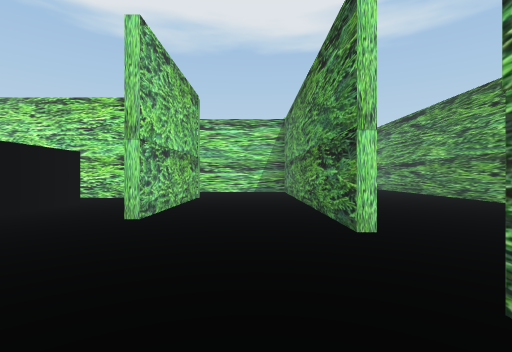
View 1 (above)

12 first-person views from a walk through a Unity game level. The camera is 1.4 m above the floor, looks level and sees 85° across. Doors are open. The floor is counted in squares, 2 m on a side. Each view is taken from the middle of a square. On the plan, view 1 faces up. The plan holds only what a view shows up to about 9 squares ahead; the rest is blank. The place goes on beyond the plan. The player is left out.

View 2
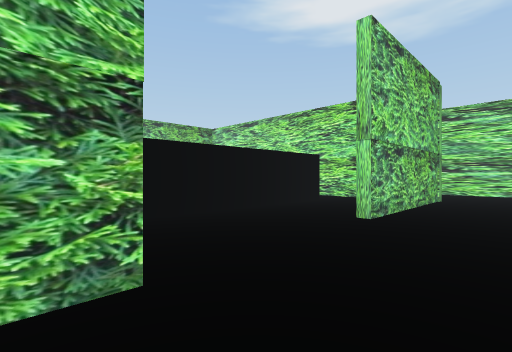

View 3
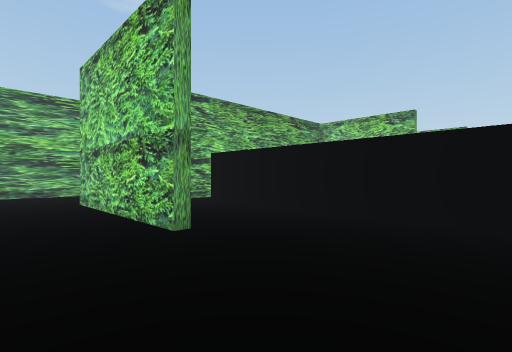

View 4
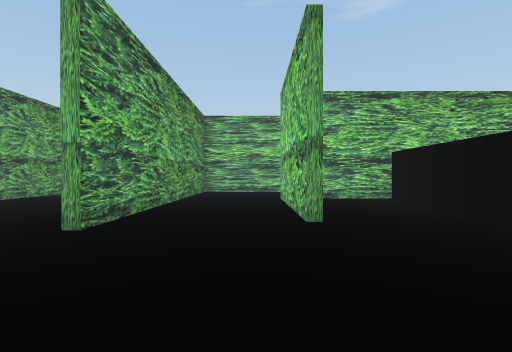

View 5
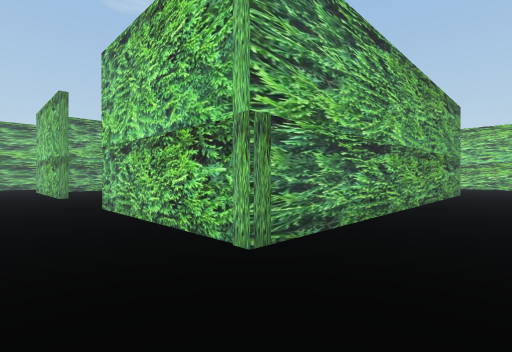

View 6
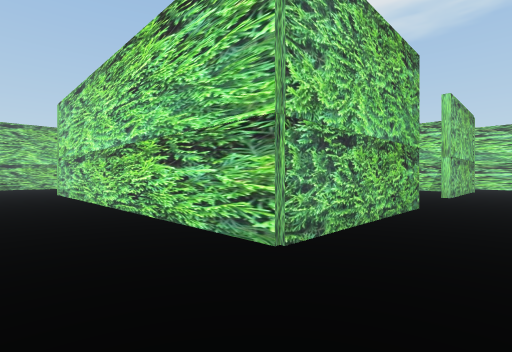

View 7
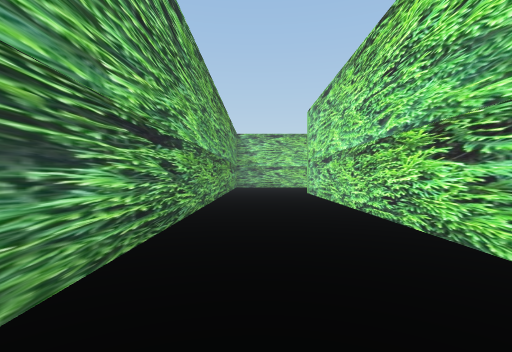

View 8
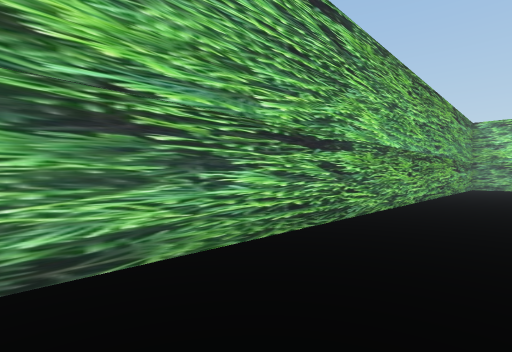

View 9
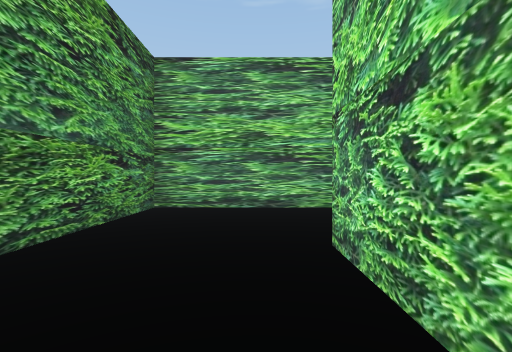

View 10
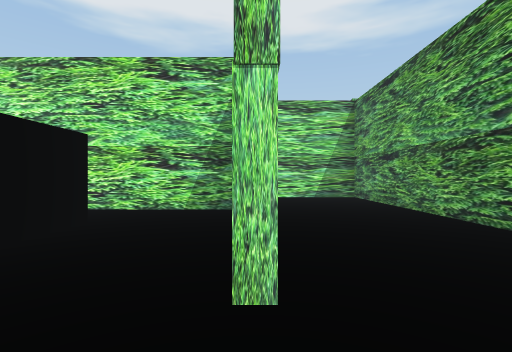

View 11
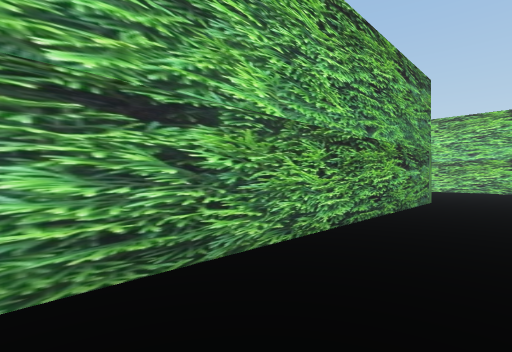

View 12
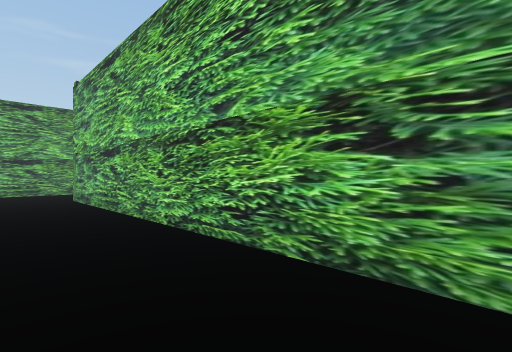

### Floor plan
Points are (right, up) in squares from view 1. A wall is a line through its corners. A room is listed if a view was taken in it or the views show most of it. See-through windows are left out.
Room 1 (views 1, 2, 3, 4, 5, 6, 7, 8, 9, 10, 11, 12)
walls: (-1.8, 0.8) (-1.8, -3.9) (-10.6, -3.9); (-4.5, 7.2) (-4.5, -2.4); (1.3, 3.5) (1.3, 11.5); (-2.5, 8.8) (-4.4, 8.8); (-5.2, -3.7) (-3, -3.7); (-11.5, 9.1) (-1.8, 9.1) (-1.8, 4.5); (-11.5, -7.2) (1.3, -7.2) (1.3, 1.5)
ways out: opening at (-5, -3); opening at (-5, 8); opening at (1, 2.5)

Positions as (right, up) in squares from view 1, and headings:
1: (0, 0), facing up
2: (0, 0), facing up-left
3: (0, 4), facing down-left
4: (-1, 5), facing down
5: (0, 11), facing down-left
6: (0, -6), facing up-left
7: (-1, -6), facing left
8: (-1, -5), facing down-left
9: (-1, -1), facing down
10: (-2, 3), facing up
11: (-4, 11), facing down-left
12: (-11, 11), facing down-right
